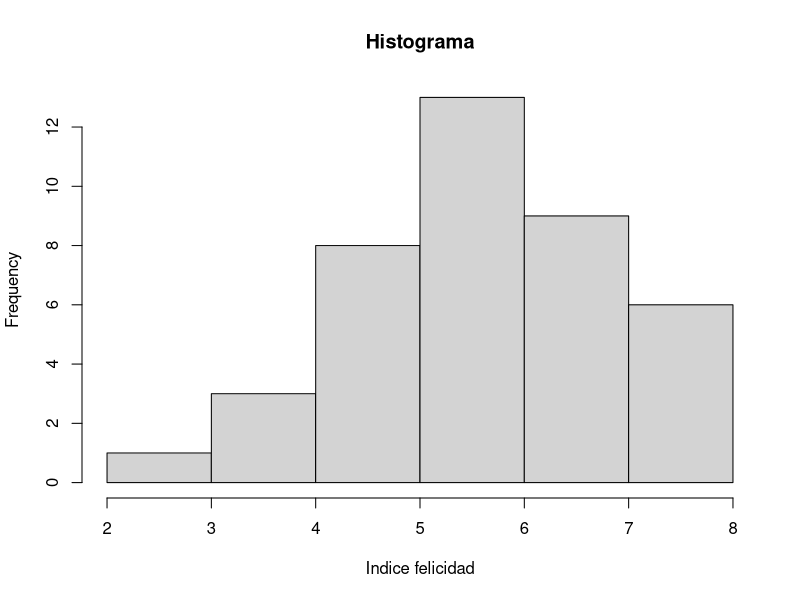
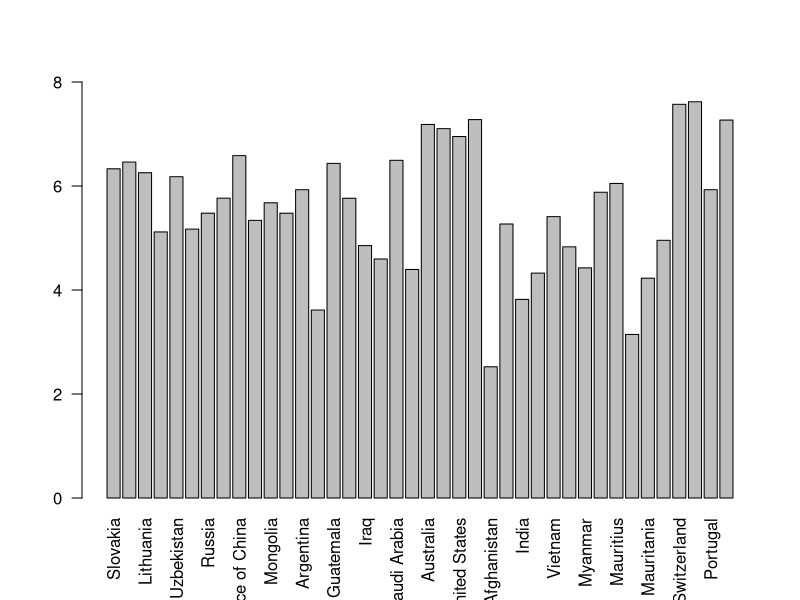
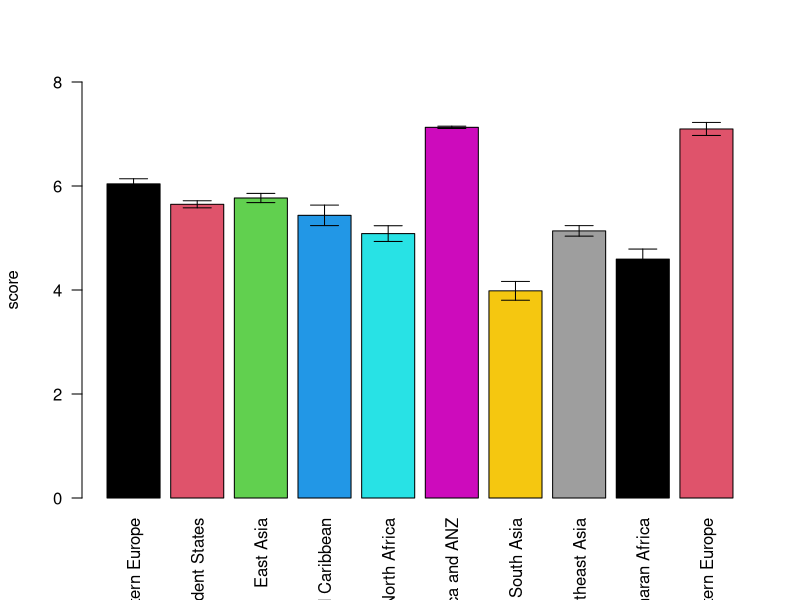
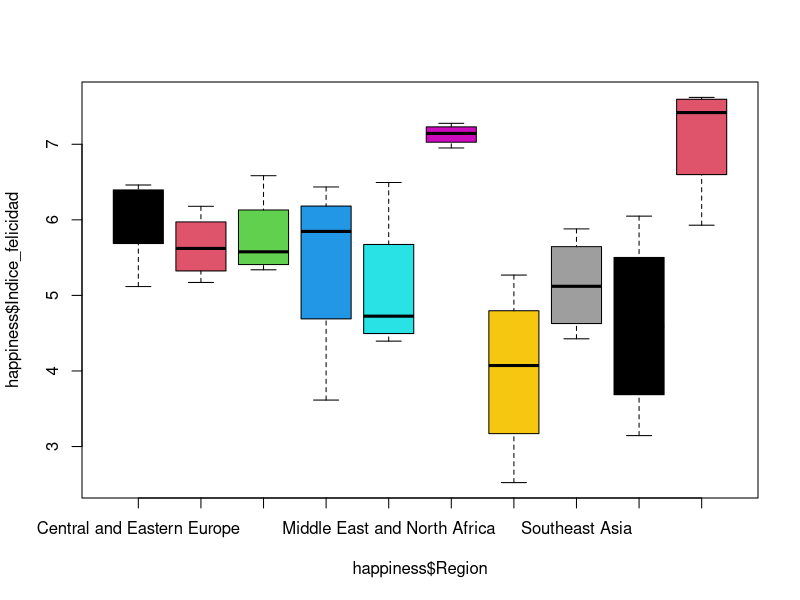
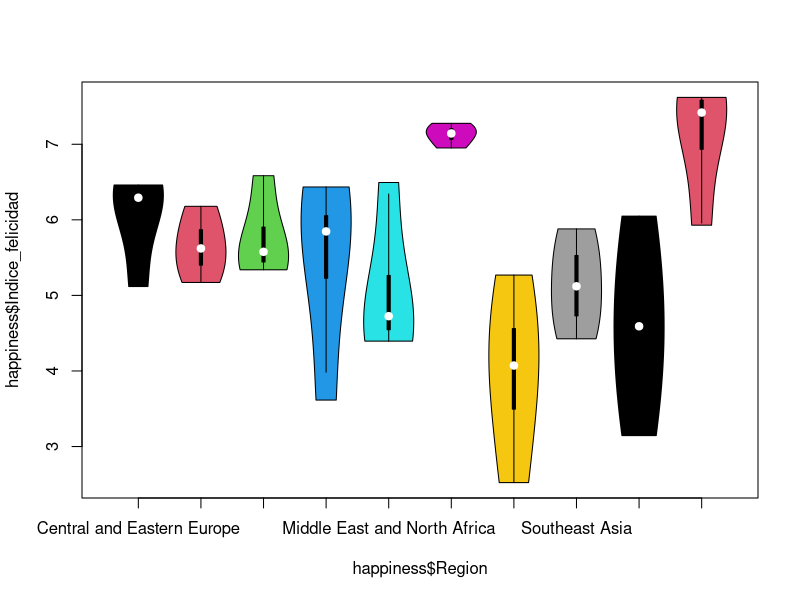

The R script that drew these images, in order:
## ---- chunk 1
library(plotrix)
setwd("C:/Users/ghosa/OneDrive/Documentos/GitHub/cursoR/tabelas")

happiness = 
  read.delim("felicidad_red.csv", sep = ",")

## ---- chunk 2
hist(happiness$Indice_felicidad, main = "Histograma",
     xlab = "Indice felicidad")
## ---- chunk 3
barplot(happiness$Indice_felicidad, ylim=c(0,8), names.arg=happiness$Pais, las=2)

regiones = c()

regiones$names = unique(happiness$Region)

for (i in 1:length(regiones$names)){
  
  print(regiones$names[i])
  regiones$media[i] = mean(happiness$Indice_felicidad[happiness$Region == regiones$names[i] ])
  regiones$erro[i] = sd(happiness$Indice_felicidad[happiness$Region == regiones$names[i] ])/sqrt(length(happiness$Indice_felicidad))
  
}

x = barplot(regiones$media,beside=T,ylim=c(0,8),ylab="score", 
            names.arg = regiones$names,
            las = 2,
            col = as.factor(unique(regiones$names)))

arrows(x0=x,y0=regiones$media-regiones$erro,
       x1=x,y1=regiones$media+regiones$erro,
       angle=90,length=0.14,code=3)
## ---- chunk 4
boxplot(happiness$Indice_felicidad ~ happiness$Region,
        col = as.factor(unique(happiness$Region)))
## ---- chunk 5
library(vioplot)

vioplot(happiness$Indice_felicidad ~ happiness$Region,
                                col = as.factor(unique(happiness$Region)))
